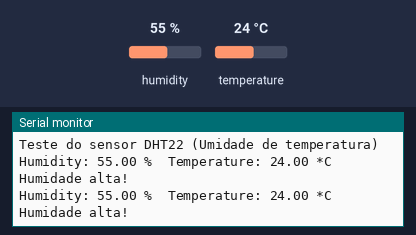
The sketch below on a simulated Arduino Uno, built with avr-gcc and run on an emulated ATmega328P. Parts: the last lines printed to the serial monitor. The inputs (shaded band) are chosen by the test bench; at power-on: humidity 55 %, temperature 24 °C.

Above: at 4.8 s.
4.9 s: humidity set to 52 %
At 6.9 s:
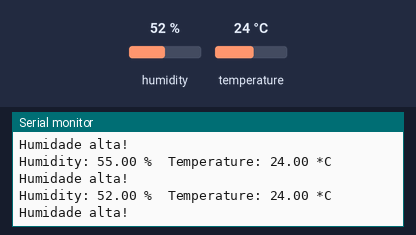
7.9 s: humidity set to 49 %
At 9.5 s:
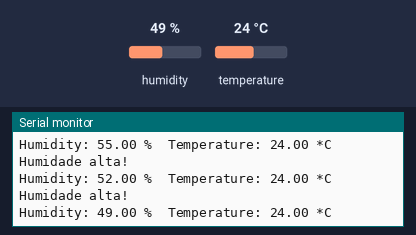
Timing chart, 0 to 11.0 s (numbered marks = the images above; inputs shaded):
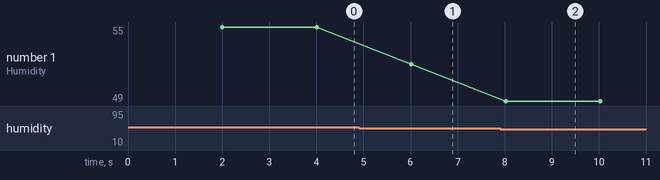

Measured:
- the behaviour switches between 51 and 50 % on humidity (found by bisection; images 1 and 2)
- after the input at 4.9 s, the serial monitor: prints a new line after 1.1 s (image 1)
- after the input at 7.9 s, the serial monitor: prints a new line after 0.13 s (image 2)
- plotted number 1: 55 → 52 after the input at 4.9 s, 52 → 49 after the input at 7.9 s

The sketch:

DHT_arduinas.ino
```cpp
// Leitura do sensor DHT

#include "DHT.h"

#define DHTPIN 2     // Porta escolhida

// Estamos usando o modelo de componente DHT22
// Poderíamos usar DHT11 ou DHT21
#define DHTTYPE DHT22

// COMO MONTAR A PLACA:
// Conectar pino 1 do sensor (esquerda) na porta de alimentação 5V ou 3.3V.
// Conectar pino 2 na porta com o número de DHTPIN
// Conectar pino 4 (direita) na porta GND (terra)
// Conectar um  resistor de 10K do pino 2 (dados) até o pino 1 (energia)

// Inicializar a biblioteca do sensor DHT com o valor da porta e o modelo utilizado
DHT dht(DHTPIN, DHTTYPE);

void setup() {
  // inicializa a tela
  Serial.begin(9600);
  Serial.println("Teste do sensor DHT22 (Umidade de temperatura)");

  // inicializa leitura do sensor usando biblioteca
  dht.begin();
}

// TODO: pensar nas variáveis de parametrização para serem enviadas pela interface

void loop() {
  // Tempo de intervalo entre medições. Pode ser parametrizado.
  delay(2000);

  // Leitura do sensor
  float h = dht.readHumidity();
  // Read temperature as Celsius (the default)
  float t = dht.readTemperature();
  // Read temperature as Fahrenheit (isFahrenheit = true)
  //float f = dht.readTemperature(true);

  // Check if any reads failed and exit early (to try again).
  if (isnan(h) || isnan(t)) {
    Serial.println("Failed to read from DHT sensor!");
    return;
  }

  // Compute heat index in Fahrenheit (the default)
  //float hif = dht.computeHeatIndex(f, h);
  // Compute heat index in Celsius (isFahreheit = false)
  //float hic = dht.computeHeatIndex(t, h, false);

  Serial.print("Humidity: ");
  Serial.print(h);
  Serial.print(" %\t");
  Serial.print("Temperature: ");
  Serial.print(t);
  Serial.print(" *C ");
  Serial.println();

  if(h > 50)
    Serial.println("Humidade alta!");
}
```
